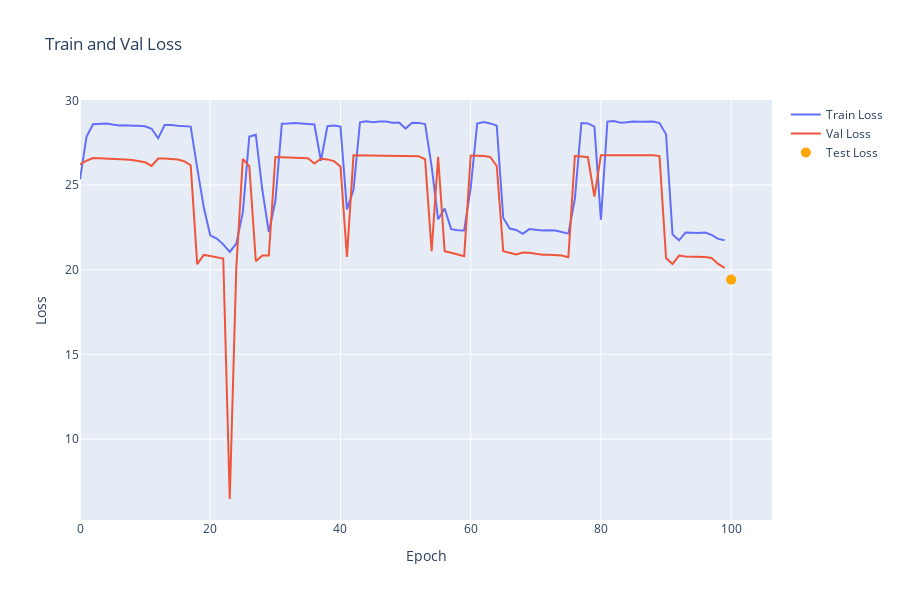

Source (notebook cell):
### Code cell
fig = go.Figure()
fig.add_trace(go.Scatter(x=np.arange(len(train_losses)), y=train_losses, mode='lines', name='Train Loss'))
fig.add_trace(go.Scatter(x=np.arange(len(val_losses)), y=val_losses, mode='lines', name='Val Loss'))
fig.update_layout(height=600, title='Train and Val Loss', xaxis_title='Epoch', yaxis_title='Loss')
fig.add_trace(go.Scatter(x=[len(train_losses)], y=[test_loss], mode='markers', marker=dict(color='orange', size=10), name='Test Loss'))
fig.show()
